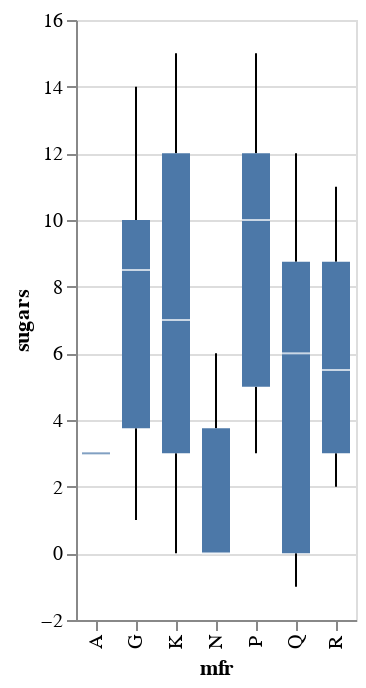

The cell this chart's notebook holds for it:
### Code cell
desserter = alt.Chart(data).mark_boxplot().encode(
    y = "sugars",
    x = "mfr"

)
desserter

### Figure 1 — Vega-Lite specification as saved in the notebook (floating-point values rounded to 4 significant figures)
{"config": {"view": {"continuousWidth": 400, "continuousHeight": 300}}, "data": {"name": "data-6562c372d815898f5ac927ab74fce866"}, "mark": "boxplot", "encoding": {"x": {"field": "mfr", "type": "nominal"}, "y": {"field": "sugars", "type": "quantitative"}}, "$schema": "https://vega.github.io/schema/vega-lite/v4.17.0.json", "datasets": {"data-6562c372d815898f5ac927ab74fce866": [{"name": "100% Bran", "mfr": "N", "type": "C", "calories": 70, "protein": 4, "fat": 1, "sodium": 130, "fiber": 10.0, "carbo": 5.0, "sugars": 6, "potass": 280, "vitamins": 25, "shelf": 3, "weight": 1.0, "cups": 0.33, "rating": 68.4}, {"name": "100% Natural Bran", "mfr": "Q", "type": "C", "calories": 120, "protein": 3, "fat": 5, "sodium": 15, "fiber": 2.0, "carbo": 8.0, "sugars": 8, "potass": 135, "vitamins": 0, "shelf": 3, "weight": 1.0, "cups": 1.0, "rating": 33.98}, {"name": "All-Bran", "mfr": "K", "type": "C", "calories": 70, "protein": 4, "fat": 1, "sodium": 260, "fiber": 9.0, "carbo": 7.0, "sugars": 5, "potass": 320, "vitamins": 25, "shelf": 3, "weight": 1.0, "cups": 0.33, "rating": 59.43}, {"name": "All-Bran with Extra Fiber", "mfr": "K", "type": "C", "calories": 50, "protein": 4, "fat": 0, "sodium": 140, "fiber": 14.0, "carbo": 8.0, "sugars": 0, "potass": 330, "vitamins": 25, "shelf": 3, "weight": 1.0, "cups": 0.5, "rating": 93.7}, {"name": "Almond Delight", "mfr": "R", "type": "C", "calories": 110, "protein": 2, "fat": 2, "sodium": 200, "fiber": 1.0, "carbo": 14.0, "sugars": 8, "potass": -1, "vitamins": 25, "shelf": 3, "weight": 1.0, "cups": 0.75, "rating": 34.38}, {"name": "Apple Cinnamon Cheerios", "mfr": "G", "type": "C", "calories": 110, "protein": 2, "fat": 2, "sodium": 180, "fiber": 1.5, "carbo": 10.5, "sugars": 10, "potass": 70, "vitamins": 25, "shelf": 1, "weight": 1.0, "cups": 0.75, "rating": 29.51}, {"name": "Apple Jacks", "mfr": "K", "type": "C", "calories": 110, "protein": 2, "fat": 0, "sodium": 125, "fiber": 1.0, "carbo": 11.0, "sugars": 14, "potass": 30, "vitamins": 25, "shelf": 2, "weight": 1.0, "cups": 1.0, "rating": 33.17}, {"name": "Basic 4", "mfr": "G", "type": "C", "calories": 130, "protein": 3, "fat": 2, "sodium": 210, "fiber": 2.0, "carbo": 18.0, "sugars": 8, "potass": 100, "vitamins": 25, "shelf": 3, "weight": 1.33, "cups": 0.75, "rating": 37.04}, {"name": "Bran Chex", "mfr": "R", "type": "C", "calories": 90, "protein": 2, "fat": 1, "sodium": 200, "fiber": 4.0, "carbo": 15.0, "sugars": 6, "potass": 125, "vitamins": 25, "shelf": 1, "weight": 1.0, "cups": 0.67, "rating": 49.12}, {"name": "Bran Flakes", "mfr": "P", "type": "C", "calories": 90, "protein": 3, "fat": 0, "sodium": 210, "fiber": 5.0, "carbo": 13.0, "sugars": 5, "potass": 190, "vitamins": 25, "shelf": 3, "weight": 1.0, "cups": 0.67, "rating": 53.31}, {"name": "Cap'n'Crunch", "mfr": "Q", "type": "C", "calories": 120, "protein": 1, "fat": 2, "sodium": 220, "fiber": 0.0, "carbo": 12.0, "sugars": 12, "potass": 35, "vitamins": 25, "shelf": 2, "weight": 1.0, "cups": 0.75, "rating": 18.04}, {"name": "Cheerios", "mfr": "G", "type": "C", "calories": 110, "protein": 6, "fat": 2, "sodium": 290, "fiber": 2.0, "carbo": 17.0, "sugars": 1, "potass": 105, "vitamins": 25, "shelf": 1, "weight": 1.0, "cups": 1.25, "rating": 50.76}, {"name": "Cinnamon Toast Crunch", "mfr": "G", "type": "C", "calories": 120, "protein": 1, "fat": 3, "sodium": 210, "fiber": 0.0, "carbo": 13.0, "sugars": 9, "potass": 45, "vitamins": 25, "shelf": 2, "weight": 1.0, "cups": 0.75, "rating": 19.82}, {"name": "Clusters", "mfr": "G", "type": "C", "calories": 110, "protein": 3, "fat": 2, "sodium": 140, "fiber": 2.0, "carbo": 13.0, "sugars": 7, "potass": 105, "vitamins": 25, "shelf": 3, "weight": 1.0, "cups": 0.5, "rating": 40.4}, {"name": "Cocoa Puffs", "mfr": "G", "type": "C", "calories": 110, "protein": 1, "fat": 1, "sodium": 180, "fiber": 0.0, "carbo": 12.0, "sugars": 13, "potass": 55, "vitamins": 25, "shelf": 2, "weight": 1.0, "cups": 1.0, "rating": 22.74}, {"name": "Corn Chex", "mfr": "R", "type": "C", "calories": 110, "protein": 2, "fat": 0, "sodium": 280, "fiber": 0.0, "carbo": 22.0, "sugars": 3, "potass": 25, "vitamins": 25, "shelf": 1, "weight": 1.0, "cups": 1.0, "rating": 41.45}, {"name": "Corn Flakes", "mfr": "K", "type": "C", "calories": 100, "protein": 2, "fat": 0, "sodium": 290, "fiber": 1.0, "carbo": 21.0, "sugars": 2, "potass": 35, "vitamins": 25, "shelf": 1, "weight": 1.0, "cups": 1.0, "rating": 45.86}, {"name": "Corn Pops", "mfr": "K", "type": "C", "calories": 110, "protein": 1, "fat": 0, "sodium": 90, "fiber": 1.0, "carbo": 13.0, "sugars": 12, "potass": 20, "vitamins": 25, "shelf": 2, "weight": 1.0, "cups": 1.0, "rating": 35.78}, {"name": "Count Chocula", "mfr": "G", "type": "C", "calories": 110, "protein": 1, "fat": 1, "sodium": 180, "fiber": 0.0, "carbo": 12.0, "sugars": 13, "potass": 65, "vitamins": 25, "shelf": 2, "weight": 1.0, "cups": 1.0, "rating": 22.4}, {"name": "Cracklin' Oat Bran", "mfr": "K", "type": "C", "calories": 110, "protein": 3, "fat": 3, "sodium": 140, "fiber": 4.0, "carbo": 10.0, "sugars": 7, "potass": 160, "vitamins": 25, "shelf": 3, "weight": 1.0, "cups": 0.5, "rating": 40.45}, {"name": "Cream of Wheat (Quick)", "mfr": "N", "type": "H", "calories": 100, "protein": 3, "fat": 0, "sodium": 80, "fiber": 1.0, "carbo": 21.0, "sugars": 0, "potass": -1, "vitamins": 0, "shelf": 2, "weight": 1.0, "cups": 1.0, "rating": 64.53}, {"name": "Crispix", "mfr": "K", "type": "C", "calories": 110, "protein": 2, "fat": 0, "sodium": 220, "fiber": 1.0, "carbo": 21.0, "sugars": 3, "potass": 30, "vitamins": 25, "shelf": 3, "weight": 1.0, "cups": 1.0, "rating": 46.9}, {"name": "Crispy Wheat & Raisins", "mfr": "G", "type": "C", "calories": 100, "protein": 2, "fat": 1, "sodium": 140, "fiber": 2.0, "carbo": 11.0, "sugars": 10, "potass": 120, "vitamins": 25, "shelf": 3, "weight": 1.0, "cups": 0.75, "rating": 36.18}, {"name": "Double Chex", "mfr": "R", "type": "C", "calories": 100, "protein": 2, "fat": 0, "sodium": 190, "fiber": 1.0, "carbo": 18.0, "sugars": 5, "potass": 80, "vitamins": 25, "shelf": 3, "weight": 1.0, "cups": 0.75, "rating": 44.33}, {"name": "Froot Loops", "mfr": "K", "type": "C", "calories": 110, "protein": 2, "fat": 1, "sodium": 125, "fiber": 1.0, "carbo": 11.0, "sugars": 13, "potass": 30, "vitamins": 25, "shelf": 2, "weight": 1.0, "cups": 1.0, "rating": 32.21}, {"name": "Frosted Flakes", "mfr": "K", "type": "C", "calories": 110, "protein": 1, "fat": 0, "sodium": 200, "fiber": 1.0, "carbo": 14.0, "sugars": 11, "potass": 25, "vitamins": 25, "shelf": 1, "weight": 1.0, "cups": 0.75, "rating": 31.44}, {"name": "Frosted Mini-Wheats", "mfr": "K", "type": "C", "calories": 100, "protein": 3, "fat": 0, "sodium": 0, "fiber": 3.0, "carbo": 14.0, "sugars": 7, "potass": 100, "vitamins": 25, "shelf": 2, "weight": 1.0, "cups": 0.8, "rating": 58.35}, {"name": "Fruit & Fibre Dates; Walnuts; and Oats", "mfr": "P", "type": "C", "calories": 120, "protein": 3, "fat": 2, "sodium": 160, "fiber": 5.0, "carbo": 12.0, "sugars": 10, "potass": 200, "vitamins": 25, "shelf": 3, "weight": 1.25, "cups": 0.67, "rating": 40.92}, {"name": "Fruitful Bran", "mfr": "K", "type": "C", "calories": 120, "protein": 3, "fat": 0, "sodium": 240, "fiber": 5.0, "carbo": 14.0, "sugars": 12, "potass": 190, "vitamins": 25, "shelf": 3, "weight": 1.33, "cups": 0.67, "rating": 41.02}, {"name": "Fruity Pebbles", "mfr": "P", "type": "C", "calories": 110, "protein": 1, "fat": 1, "sodium": 135, "fiber": 0.0, "carbo": 13.0, "sugars": 12, "potass": 25, "vitamins": 25, "shelf": 2, "weight": 1.0, "cups": 0.75, "rating": 28.03}, {"name": "Golden Crisp", "mfr": "P", "type": "C", "calories": 100, "protein": 2, "fat": 0, "sodium": 45, "fiber": 0.0, "carbo": 11.0, "sugars": 15, "potass": 40, "vitamins": 25, "shelf": 1, "weight": 1.0, "cups": 0.88, "rating": 35.25}, {"name": "Golden Grahams", "mfr": "G", "type": "C", "calories": 110, "protein": 1, "fat": 1, "sodium": 280, "fiber": 0.0, "carbo": 15.0, "sugars": 9, "potass": 45, "vitamins": 25, "shelf": 2, "weight": 1.0, "cups": 0.75, "rating": 23.8}, {"name": "Grape Nuts Flakes", "mfr": "P", "type": "C", "calories": 100, "protein": 3, "fat": 1, "sodium": 140, "fiber": 3.0, "carbo": 15.0, "sugars": 5, "potass": 85, "vitamins": 25, "shelf": 3, "weight": 1.0, "cups": 0.88, "rating": 52.08}, {"name": "Grape-Nuts", "mfr": "P", "type": "C", "calories": 110, "protein": 3, "fat": 0, "sodium": 170, "fiber": 3.0, "carbo": 17.0, "sugars": 3, "potass": 90, "vitamins": 25, "shelf": 3, "weight": 1.0, "cups": 0.25, "rating": 53.37}, {"name": "Great Grains Pecan", "mfr": "P", "type": "C", "calories": 120, "protein": 3, "fat": 3, "sodium": 75, "fiber": 3.0, "carbo": 13.0, "sugars": 4, "potass": 100, "vitamins": 25, "shelf": 3, "weight": 1.0, "cups": 0.33, "rating": 45.81}, {"name": "Honey Graham Ohs", "mfr": "Q", "type": "C", "calories": 120, "protein": 1, "fat": 2, "sodium": 220, "fiber": 1.0, "carbo": 12.0, "sugars": 11, "potass": 45, "vitamins": 25, "shelf": 2, "weight": 1.0, "cups": 1.0, "rating": 21.87}, {"name": "Honey Nut Cheerios", "mfr": "G", "type": "C", "calories": 110, "protein": 3, "fat": 1, "sodium": 250, "fiber": 1.5, "carbo": 11.5, "sugars": 10, "potass": 90, "vitamins": 25, "shelf": 1, "weight": 1.0, "cups": 0.75, "rating": 31.07}, {"name": "Honey-comb", "mfr": "P", "type": "C", "calories": 110, "protein": 1, "fat": 0, "sodium": 180, "fiber": 0.0, "carbo": 14.0, "sugars": 11, "potass": 35, "vitamins": 25, "shelf": 1, "weight": 1.0, "cups": 1.33, "rating": 28.74}, {"name": "Just Right Crunchy  Nuggets", "mfr": "K", "type": "C", "calories": 110, "protein": 2, "fat": 1, "sodium": 170, "fiber": 1.0, "carbo": 17.0, "sugars": 6, "potass": 60, "vitamins": 100, "shelf": 3, "weight": 1.0, "cups": 1.0, "rating": 36.52}, {"name": "Just Right Fruit & Nut", "mfr": "K", "type": "C", "calories": 140, "protein": 3, "fat": 1, "sodium": 170, "fiber": 2.0, "carbo": 20.0, "sugars": 9, "potass": 95, "vitamins": 100, "shelf": 3, "weight": 1.3, "cups": 0.75, "rating": 36.47}, {"name": "Kix", "mfr": "G", "type": "C", "calories": 110, "protein": 2, "fat": 1, "sodium": 260, "fiber": 0.0, "carbo": 21.0, "sugars": 3, "potass": 40, "vitamins": 25, "shelf": 2, "weight": 1.0, "cups": 1.5, "rating": 39.24}, {"name": "Life", "mfr": "Q", "type": "C", "calories": 100, "protein": 4, "fat": 2, "sodium": 150, "fiber": 2.0, "carbo": 12.0, "sugars": 6, "potass": 95, "vitamins": 25, "shelf": 2, "weight": 1.0, "cups": 0.67, "rating": 45.33}, {"name": "Lucky Charms", "mfr": "G", "type": "C", "calories": 110, "protein": 2, "fat": 1, "sodium": 180, "fiber": 0.0, "carbo": 12.0, "sugars": 12, "potass": 55, "vitamins": 25, "shelf": 2, "weight": 1.0, "cups": 1.0, "rating": 26.73}, {"name": "Maypo", "mfr": "A", "type": "H", "calories": 100, "protein": 4, "fat": 1, "sodium": 0, "fiber": 0.0, "carbo": 16.0, "sugars": 3, "potass": 95, "vitamins": 25, "shelf": 2, "weight": 1.0, "cups": 1.0, "rating": 54.85}, {"name": "Muesli Raisins; Dates; & Almonds", "mfr": "R", "type": "C", "calories": 150, "protein": 4, "fat": 3, "sodium": 95, "fiber": 3.0, "carbo": 16.0, "sugars": 11, "potass": 170, "vitamins": 25, "shelf": 3, "weight": 1.0, "cups": 1.0, "rating": 37.14}, {"name": "Muesli Raisins; Peaches; & Pecans", "mfr": "R", "type": "C", "calories": 150, "protein": 4, "fat": 3, "sodium": 150, "fiber": 3.0, "carbo": 16.0, "sugars": 11, "potass": 170, "vitamins": 25, "shelf": 3, "weight": 1.0, "cups": 1.0, "rating": 34.14}, {"name": "Mueslix Crispy Blend", "mfr": "K", "type": "C", "calories": 160, "protein": 3, "fat": 2, "sodium": 150, "fiber": 3.0, "carbo": 17.0, "sugars": 13, "potass": 160, "vitamins": 25, "shelf": 3, "weight": 1.5, "cups": 0.67, "rating": 30.31}, {"name": "Multi-Grain Cheerios", "mfr": "G", "type": "C", "calories": 100, "protein": 2, "fat": 1, "sodium": 220, "fiber": 2.0, "carbo": 15.0, "sugars": 6, "potass": 90, "vitamins": 25, "shelf": 1, "weight": 1.0, "cups": 1.0, "rating": 40.11}, {"name": "Nut&Honey Crunch", "mfr": "K", "type": "C", "calories": 120, "protein": 2, "fat": 1, "sodium": 190, "fiber": 0.0, "carbo": 15.0, "sugars": 9, "potass": 40, "vitamins": 25, "shelf": 2, "weight": 1.0, "cups": 0.67, "rating": 29.92}, {"name": "Nutri-Grain Almond-Raisin", "mfr": "K", "type": "C", "calories": 140, "protein": 3, "fat": 2, "sodium": 220, "fiber": 3.0, "carbo": 21.0, "sugars": 7, "potass": 130, "vitamins": 25, "shelf": 3, "weight": 1.33, "cups": 0.67, "rating": 40.69}, {"name": "Nutri-grain Wheat", "mfr": "K", "type": "C", "calories": 90, "protein": 3, "fat": 0, "sodium": 170, "fiber": 3.0, "carbo": 18.0, "sugars": 2, "potass": 90, "vitamins": 25, "shelf": 3, "weight": 1.0, "cups": 1.0, "rating": 59.64}, {"name": "Oatmeal Raisin Crisp", "mfr": "G", "type": "C", "calories": 130, "protein": 3, "fat": 2, "sodium": 170, "fiber": 1.5, "carbo": 13.5, "sugars": 10, "potass": 120, "vitamins": 25, "shelf": 3, "weight": 1.25, "cups": 0.5, "rating": 30.45}, {"name": "Post Nat. Raisin Bran", "mfr": "P", "type": "C", "calories": 120, "protein": 3, "fat": 1, "sodium": 200, "fiber": 6.0, "carbo": 11.0, "sugars": 14, "potass": 260, "vitamins": 25, "shelf": 3, "weight": 1.33, "cups": 0.67, "rating": 37.84}, {"name": "Product 19", "mfr": "K", "type": "C", "calories": 100, "protein": 3, "fat": 0, "sodium": 320, "fiber": 1.0, "carbo": 20.0, "sugars": 3, "potass": 45, "vitamins": 100, "shelf": 3, "weight": 1.0, "cups": 1.0, "rating": 41.5}, {"name": "Puffed Rice", "mfr": "Q", "type": "C", "calories": 50, "protein": 1, "fat": 0, "sodium": 0, "fiber": 0.0, "carbo": 13.0, "sugars": 0, "potass": 15, "vitamins": 0, "shelf": 3, "weight": 0.5, "cups": 1.0, "rating": 60.76}, {"name": "Puffed Wheat", "mfr": "Q", "type": "C", "calories": 50, "protein": 2, "fat": 0, "sodium": 0, "fiber": 1.0, "carbo": 10.0, "sugars": 0, "potass": 50, "vitamins": 0, "shelf": 3, "weight": 0.5, "cups": 1.0, "rating": 63.01}, {"name": "Quaker Oat Squares", "mfr": "Q", "type": "C", "calories": 100, "protein": 4, "fat": 1, "sodium": 135, "fiber": 2.0, "carbo": 14.0, "sugars": 6, "potass": 110, "vitamins": 25, "shelf": 3, "weight": 1.0, "cups": 0.5, "rating": 49.51}, {"name": "Quaker Oatmeal", "mfr": "Q", "type": "H", "calories": 100, "protein": 5, "fat": 2, "sodium": 0, "fiber": 2.7, "carbo": -1.0, "sugars": -1, "potass": 110, "vitamins": 0, "shelf": 1, "weight": 1.0, "cups": 0.67, "rating": 50.83}, {"name": "Raisin Bran", "mfr": "K", "type": "C", "calories": 120, "protein": 3, "fat": 1, "sodium": 210, "fiber": 5.0, "carbo": 14.0, "sugars": 12, "potass": 240, "vitamins": 25, "shelf": 2, "weight": 1.33, "cups": 0.75, "rating": 39.26}, {"name": "Raisin Nut Bran", "mfr": "G", "type": "C", "calories": 100, "protein": 3, "fat": 2, "sodium": 140, "fiber": 2.5, "carbo": 10.5, "sugars": 8, "potass": 140, "vitamins": 25, "shelf": 3, "weight": 1.0, "cups": 0.5, "rating": 39.7}, {"name": "Raisin Squares", "mfr": "K", "type": "C", "calories": 90, "protein": 2, "fat": 0, "sodium": 0, "fiber": 2.0, "carbo": 15.0, "sugars": 6, "potass": 110, "vitamins": 25, "shelf": 3, "weight": 1.0, "cups": 0.5, "rating": 55.33}, {"name": "Rice Chex", "mfr": "R", "type": "C", "calories": 110, "protein": 1, "fat": 0, "sodium": 240, "fiber": 0.0, "carbo": 23.0, "sugars": 2, "potass": 30, "vitamins": 25, "shelf": 1, "weight": 1.0, "cups": 1.13, "rating": 42.0}, {"name": "Rice Krispies", "mfr": "K", "type": "C", "calories": 110, "protein": 2, "fat": 0, "sodium": 290, "fiber": 0.0, "carbo": 22.0, "sugars": 3, "potass": 35, "vitamins": 25, "shelf": 1, "weight": 1.0, "cups": 1.0, "rating": 40.56}, {"name": "Shredded Wheat", "mfr": "N", "type": "C", "calories": 80, "protein": 2, "fat": 0, "sodium": 0, "fiber": 3.0, "carbo": 16.0, "sugars": 0, "potass": 95, "vitamins": 0, "shelf": 1, "weight": 0.83, "cups": 1.0, "rating": 68.24}, {"name": "Shredded Wheat 'n'Bran", "mfr": "N", "type": "C", "calories": 90, "protein": 3, "fat": 0, "sodium": 0, "fiber": 4.0, "carbo": 19.0, "sugars": 0, "potass": 140, "vitamins": 0, "shelf": 1, "weight": 1.0, "cups": 0.67, "rating": 74.47}, {"name": "Shredded Wheat spoon size", "mfr": "N", "type": "C", "calories": 90, "protein": 3, "fat": 0, "sodium": 0, "fiber": 3.0, "carbo": 20.0, "sugars": 0, "potass": 120, "vitamins": 0, "shelf": 1, "weight": 1.0, "cups": 0.67, "rating": 72.8}, {"name": "Smacks", "mfr": "K", "type": "C", "calories": 110, "protein": 2, "fat": 1, "sodium": 70, "fiber": 1.0, "carbo": 9.0, "sugars": 15, "potass": 40, "vitamins": 25, "shelf": 2, "weight": 1.0, "cups": 0.75, "rating": 31.23}, {"name": "Special K", "mfr": "K", "type": "C", "calories": 110, "protein": 6, "fat": 0, "sodium": 230, "fiber": 1.0, "carbo": 16.0, "sugars": 3, "potass": 55, "vitamins": 25, "shelf": 1, "weight": 1.0, "cups": 1.0, "rating": 53.13}, {"name": "Strawberry Fruit Wheats", "mfr": "N", "type": "C", "calories": 90, "protein": 2, "fat": 0, "sodium": 15, "fiber": 3.0, "carbo": 15.0, "sugars": 5, "potass": 90, "vitamins": 25, "shelf": 2, "weight": 1.0, "cups": 1.0, "rating": 59.36}, {"name": "Total Corn Flakes", "mfr": "G", "type": "C", "calories": 110, "protein": 2, "fat": 1, "sodium": 200, "fiber": 0.0, "carbo": 21.0, "sugars": 3, "potass": 35, "vitamins": 100, "shelf": 3, "weight": 1.0, "cups": 1.0, "rating": 38.84}, {"name": "Total Raisin Bran", "mfr": "G", "type": "C", "calories": 140, "protein": 3, "fat": 1, "sodium": 190, "fiber": 4.0, "carbo": 15.0, "sugars": 14, "potass": 230, "vitamins": 100, "shelf": 3, "weight": 1.5, "cups": 1.0, "rating": 28.59}, {"name": "Total Whole Grain", "mfr": "G", "type": "C", "calories": 100, "protein": 3, "fat": 1, "sodium": 200, "fiber": 3.0, "carbo": 16.0, "sugars": 3, "potass": 110, "vitamins": 100, "shelf": 3, "weight": 1.0, "cups": 1.0, "rating": 46.66}, {"name": "Triples", "mfr": "G", "type": "C", "calories": 110, "protein": 2, "fat": 1, "sodium": 250, "fiber": 0.0, "carbo": 21.0, "sugars": 3, "potass": 60, "vitamins": 25, "shelf": 3, "weight": 1.0, "cups": 0.75, "rating": 39.11}, {"name": "Trix", "mfr": "G", "type": "C", "calories": 110, "protein": 1, "fat": 1, "sodium": 140, "fiber": 0.0, "carbo": 13.0, "sugars": 12, "potass": 25, "vitamins": 25, "shelf": 2, "weight": 1.0, "cups": 1.0, "rating": 27.75}, {"name": "Wheat Chex", "mfr": "R", "type": "C", "calories": 100, "protein": 3, "fat": 1, "sodium": 230, "fiber": 3.0, "carbo": 17.0, "sugars": 3, "potass": 115, "vitamins": 25, "shelf": 1, "weight": 1.0, "cups": 0.67, "rating": 49.79}, {"name": "Wheaties", "mfr": "G", "type": "C", "calories": 100, "protein": 3, "fat": 1, "sodium": 200, "fiber": 3.0, "carbo": 17.0, "sugars": 3, "potass": 110, "vitamins": 25, "shelf": 1, "weight": 1.0, "cups": 1.0, "rating": 51.59}, {"name": "Wheaties Honey Gold", "mfr": "G", "type": "C", "calories": 110, "protein": 2, "fat": 1, "sodium": 200, "fiber": 1.0, "carbo": 16.0, "sugars": 8, "potass": 60, "vitamins": 25, "shelf": 1, "weight": 1.0, "cups": 0.75, "rating": 36.19}]}}
